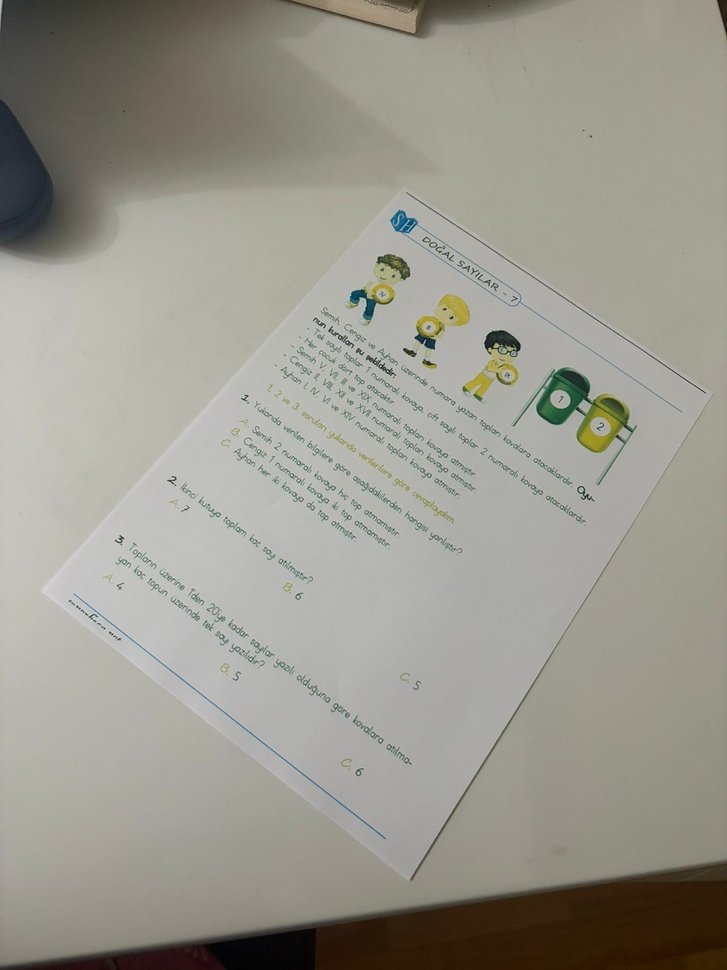
#> input picture input_images/WhatsApp Image 2025-12-12 at 19.45.04.jpeg, 727 x 970 px, shrunk from 1536 x 2048 before the run
$ python -i photo_quality_check.py   (imports and definitions only)   (older library calls are emulated)
#> lines starting #> are read from the running program, lines starting #| are printed output that depends on the picture; after the words box and inside, x2 and y2 are one past the last pixel; in counts of white or black regions, pixels touching at a corner belong together
import cv2
import numpy as np
from dataclasses import dataclass
from typing import List, Dict, Any, Optional


@dataclass
class QualityResult:
    ok: bool
    score: float
    issues: List[str]
    metrics: Dict[str, Any]


def variance_of_laplacian(gray: np.ndarray) -> float:
    """Blur tespiti için yaygın metrik: Laplacian variance."""
    return float(cv2.Laplacian(gray, cv2.CV_64F).var())


def brightness_contrast(gray: np.ndarray) -> tuple[float, float]:
    """Parlaklık (mean) ve kontrast (std)."""
    mean = float(np.mean(gray))
    std = float(np.std(gray))
    return mean, std


def find_paper_contour(image: np.ndarray) -> Optional[np.ndarray]:
    """
    Kağıt konturu tespiti (basit):
    - Edge + kontur
    - 4 köşeye yakın bir kontur bulmaya çalışır
    """
    gray = cv2.cvtColor(image, cv2.COLOR_BGR2GRAY)
    blur = cv2.GaussianBlur(gray, (5, 5), 0)
    edges = cv2.Canny(blur, 50, 150)

    cnts, _ = cv2.findContours(edges, cv2.RETR_LIST, cv2.CHAIN_APPROX_SIMPLE)
    cnts = sorted(cnts, key=cv2.contourArea, reverse=True)[:10]

    for c in cnts:
        peri = cv2.arcLength(c, True)
        approx = cv2.approxPolyDP(c, 0.02 * peri, True)
        if len(approx) == 4:
            return approx
    return None


def contour_area_ratio(image: np.ndarray, contour: np.ndarray) -> float:
    """Kağıt kadraja sığmış mı? Alan oranı ile kabaca kontrol."""
    img_area = image.shape[0] * image.shape[1]
    c_area = cv2.contourArea(contour)
    return float(c_area / img_area) if img_area else 0.0


def check_photo_quality(
    image_bgr: np.ndarray,
    blur_threshold: float = 120.0,
    min_brightness: float = 60.0,
    max_brightness: float = 210.0,
    min_contrast: float = 25.0,
    min_paper_area_ratio: float = 0.35
) -> QualityResult:
    """
    Basit kalite kontrol:
    - blur (laplacian var)
    - brightness/contrast
    - paper contour + alan oranı
    """
    issues: List[str] = []
    metrics: Dict[str, Any] = {}

    gray = cv2.cvtColor(image_bgr, cv2.COLOR_BGR2GRAY)

    # 1) Blur
    blur_score = variance_of_laplacian(gray)
    metrics["blur_laplacian_var"] = blur_score
    if blur_score < blur_threshold:
        issues.append("BLUR_LOW")

    # 2) Brightness / contrast
    mean_b, std_c = brightness_contrast(gray)
    metrics["brightness_mean"] = mean_b
    metrics["contrast_std"] = std_c

    if mean_b < min_brightness:
        issues.append("LIGHT_TOO_DARK")
    if mean_b > max_brightness:
        issues.append("LIGHT_TOO_BRIGHT")
    if std_c < min_contrast:
        issues.append("CONTRAST_LOW")

    # 3) Paper in frame
    paper = find_paper_contour(image_bgr)
    metrics["paper_found"] = paper is not None

    if paper is None:
        issues.append("PAPER_NOT_DETECTED")
        area_ratio = 0.0
    else:
        area_ratio = contour_area_ratio(image_bgr, paper)
        metrics["paper_area_ratio"] = area_ratio
        if area_ratio < min_paper_area_ratio:
            issues.append("PAPER_TOO_SMALL_OR_CROPPED")

    ok = len(issues) == 0


    score = 1.0
    if "BLUR_LOW" in issues:
        score -= 0.35
    if "LIGHT_TOO_DARK" in issues or "LIGHT_TOO_BRIGHT" in issues:
        score -= 0.25
    if "CONTRAST_LOW" in issues:
        score -= 0.15
    if "PAPER_NOT_DETECTED" in issues:
        score -= 0.35
    if "PAPER_TOO_SMALL_OR_CROPPED" in issues:
        score -= 0.25
    score = max(0.0, min(1.0, score))

    return QualityResult(ok=ok, score=score, issues=issues, metrics=metrics)


def map_issues_to_messages(issues: List[str]) -> List[str]:
    msg_map = {
        "BLUR_LOW": "Fotoğraf bulanık görünüyor. Lütfen telefonu sabit tutup yeniden çekiniz.",
        "LIGHT_TOO_DARK": "Işık düşük olduğu için metin okunamıyor. Daha aydınlık ortamda tekrar deneyiniz.",
        "LIGHT_TOO_BRIGHT": "Aşırı parlaklık/yansıma tespit edildi. Kağıdı ışığa göre konumlandırarak yeniden çekiniz.",
        "CONTRAST_LOW": "Kontrast düşük. Daha net görünmesi için daha iyi ışıkta yeniden çekiniz.",
        "PAPER_NOT_DETECTED": "Kağıt algılanamadı. Kağıdın tamamı kadrajda olacak şekilde yeniden deneyiniz.",
        "PAPER_TOO_SMALL_OR_CROPPED": "Kağıt kadraja tam sığmamış veya çok küçük. Daha yakından ve tam çerçevede çekiniz.",
    }
    return [msg_map.get(i, "Fotoğraf kalitesi uygun değil. Lütfen yeniden deneyiniz.") for i in issues]

>>> import cv2
>>> picture = cv2.imread('input_images/WhatsApp Image 2025-12-12 at 19.45.04.jpeg')
#> picture is the input picture: shape (970, 727, 3); mean B, G, R 143, 152.4, 154
>>> result = check_photo_quality(picture)
#> in check_photo_quality, `gray = cv2.cvtColor(image_bgr, cv2.COLOR_BGR2GRAY)`:
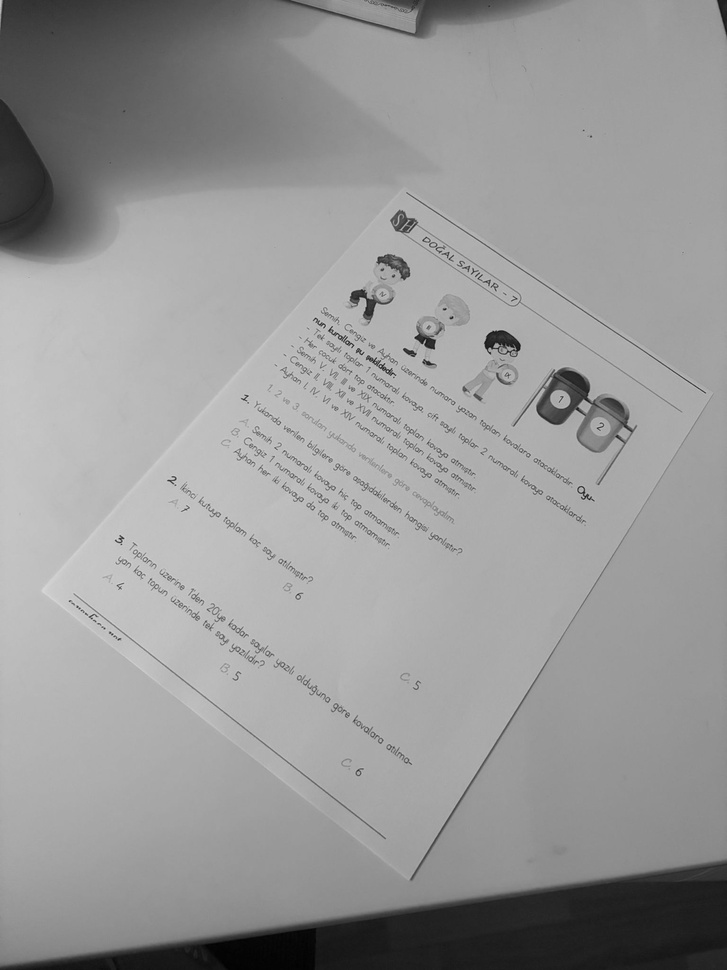
#> gray: shape (970, 727); min 1, max 217, mean 151.8
#> in check_photo_quality, `blur_score = variance_of_laplacian(gray)`: blur_score = 440.1
#> in brightness_contrast, `mean = float(np.mean(gray))`: mean = 151.8
#> in brightness_contrast, `std = float(np.std(gray))`: std = 40.94
#> in check_photo_quality, `mean_b, std_c = brightness_contrast(gray)`: mean_b = 151.8; std_c = 40.94
#> in find_paper_contour, `edges = cv2.Canny(blur, 50, 150)`:
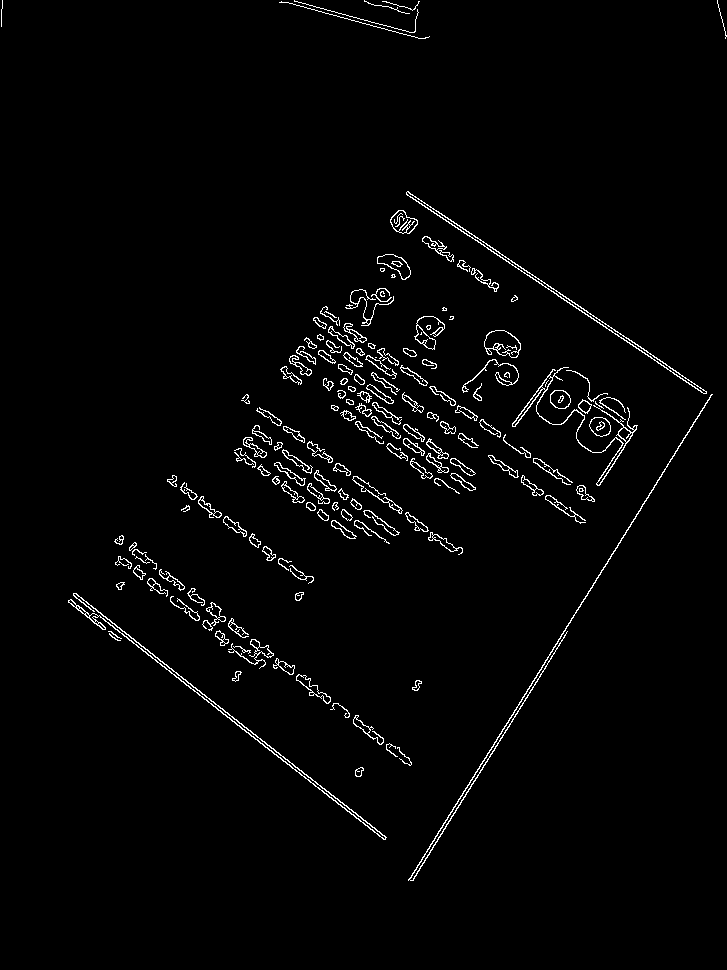
#> edges: shape (970, 727); 2.1% white in thin lines or dots
#> in find_paper_contour, `cnts, _ = cv2.findContours(edges, cv2.RETR_LIST, cv2.CHAIN_APPROX_SIMP..`: cnts = 352 contours, 120 with area under 20; largest, box (x1, y1, x2, y2) and area: (406, 191, 707, 394) 1135, (406, 191, 707, 394) 804, (484, 330, 521, 358) 703, (484, 330, 521, 358) 622, (68, 593, 387, 840) 616
#> in find_paper_contour, `cnts = sorted(cnts, key=cv2.contourArea, reverse=True)[:10]`: cnts = 10 contours; largest, box (x1, y1, x2, y2) and area: (406, 191, 707, 394) 1135, (406, 191, 707, 394) 804, (484, 330, 521, 358) 703, (484, 330, 521, 358) 622, (68, 593, 387, 840) 616
#> the loop in find_paper_contour, `for c in cnts:` made 10 passes
#> peri on passes 3, 4, 6, 8, 9, 10: 123.4, 186.1, 1014.2, 97.84, 82.67, 95.5
#> (peri, approx) on passes 1, 2, 5, 7: (769.7, [[406, 192], [706, 393]]), (767.9, [[406, 192], [706, 392]]), (1766.9, [[73, 593], [385, 839]]), (1858.2, [[712, 394], [408, 880]])

$ run again, on input_images/WhatsApp Image 2025-12-12 at 19.45.05.jpeg
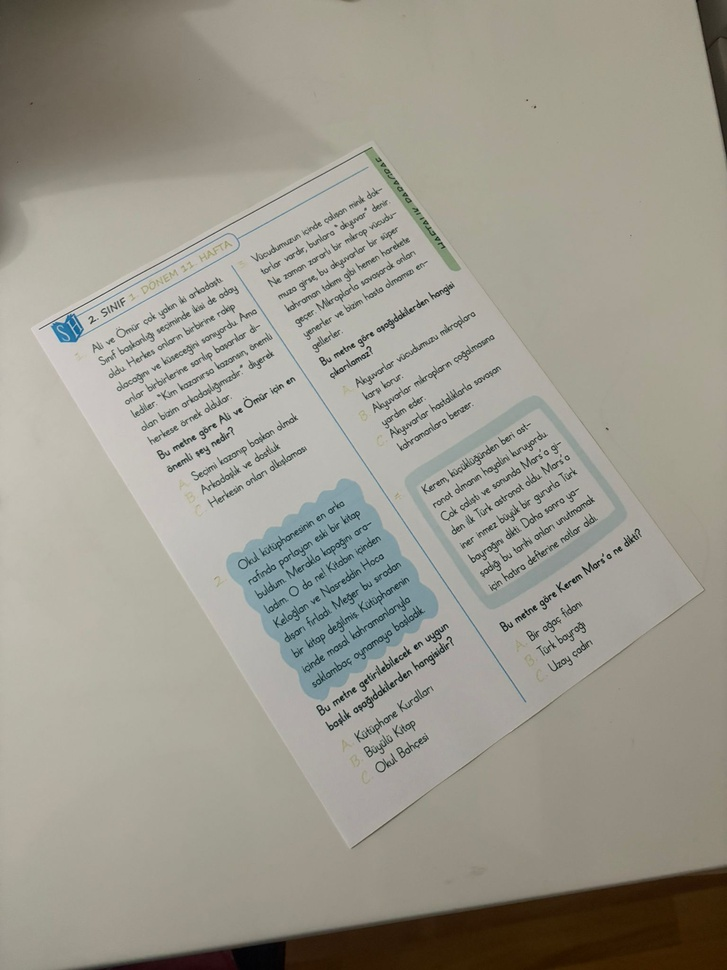
#> input picture input_images/WhatsApp Image 2025-12-12 at 19.45.05.jpeg, 727 x 970 px, shrunk from 1536 x 2048 before the run
#> picture is the input picture: shape (970, 727, 3); mean B, G, R 142.5, 153.1, 156.1
#> in check_photo_quality, `gray = cv2.cvtColor(image_bgr, cv2.COLOR_BGR2GRAY)`:
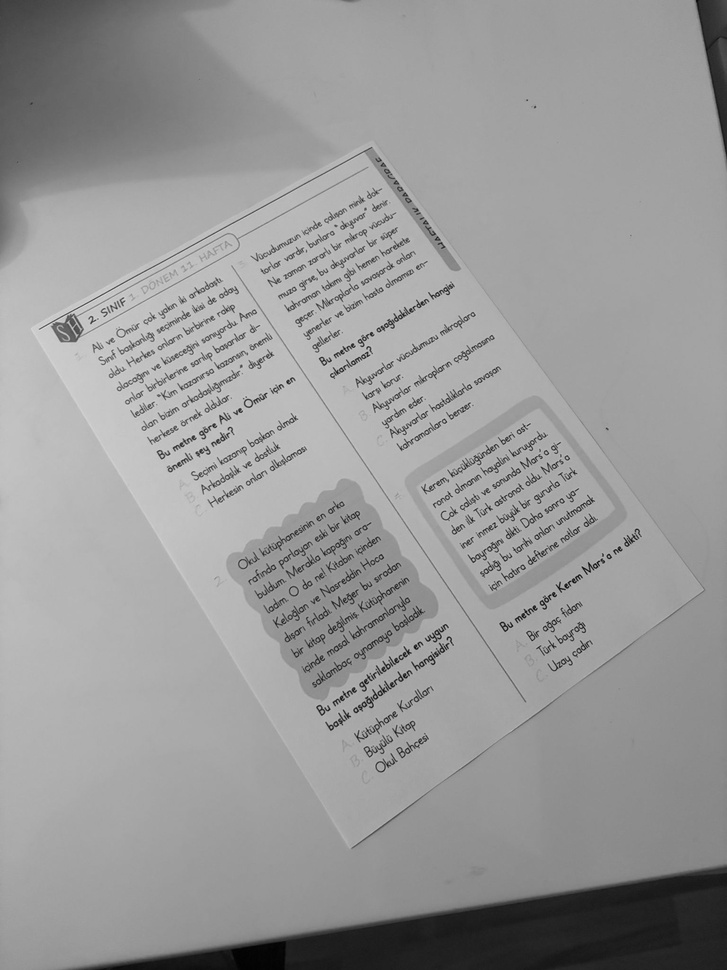
#> gray: shape (970, 727); min 1, max 222, mean 152.7
#> blur_score = 1297.2
#> mean = 152.7
#> std = 36.28
#> mean_b = 152.7; std_c = 36.28
#> in find_paper_contour, `edges = cv2.Canny(blur, 50, 150)`:
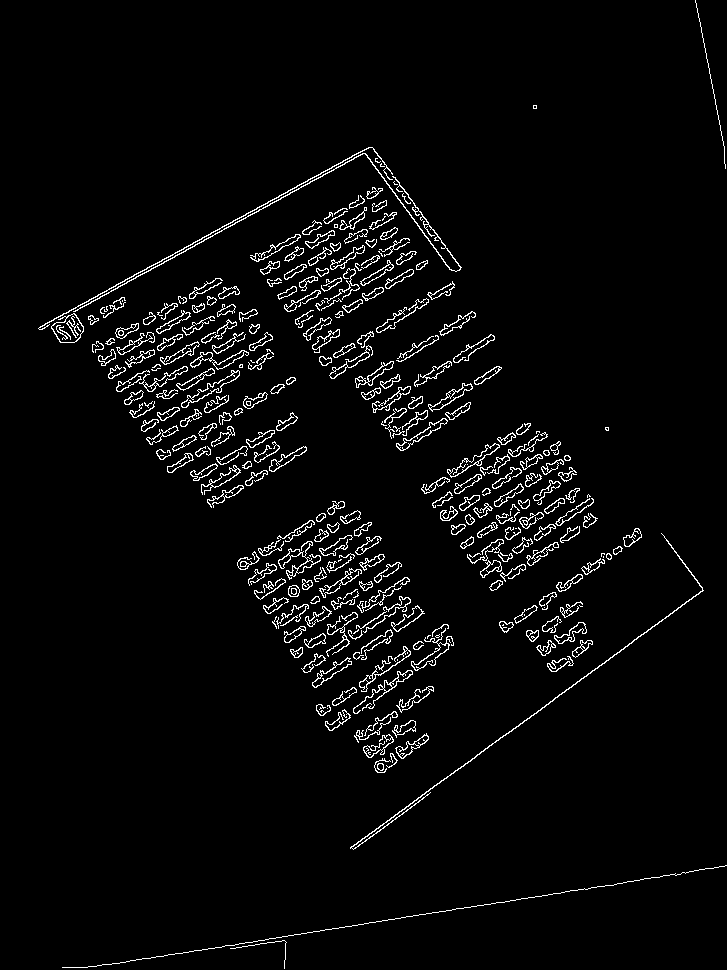
#> edges: shape (970, 727); 3.5% white in thin lines or dots
#> in find_paper_contour, `cnts, _ = cv2.findContours(edges, cv2.RETR_LIST, cv2.CHAIN_APPROX_SIMP..`: cnts = 623 contours, 259 with area under 20; largest, box (x1, y1, x2, y2) and area: (51, 313, 84, 343) 614, (51, 313, 84, 343) 581, (447, 443, 500, 478) 378, (278, 541, 321, 580) 332, (350, 533, 704, 850) 324
#> in find_paper_contour, `cnts = sorted(cnts, key=cv2.contourArea, reverse=True)[:10]`: cnts = 10 contours; largest, box (x1, y1, x2, y2) and area: (51, 313, 84, 343) 614, (51, 313, 84, 343) 581, (447, 443, 500, 478) 378, (278, 541, 321, 580) 332, (350, 533, 704, 850) 324
#> the loop in find_paper_contour, `for c in cnts:` made 5 passes
#> peri on passes 1 to 4: 119.6, 98.57, 165.3, 345.4
#> paper = [[661, 533], [702, 590], [350, 848], [703, 590]]
#> c_area = 157.5
#> area_ratio = 0.000223

$ run again, on input_images/WhatsApp Image 2025-12-12 at 19.45.05 (1).jpeg
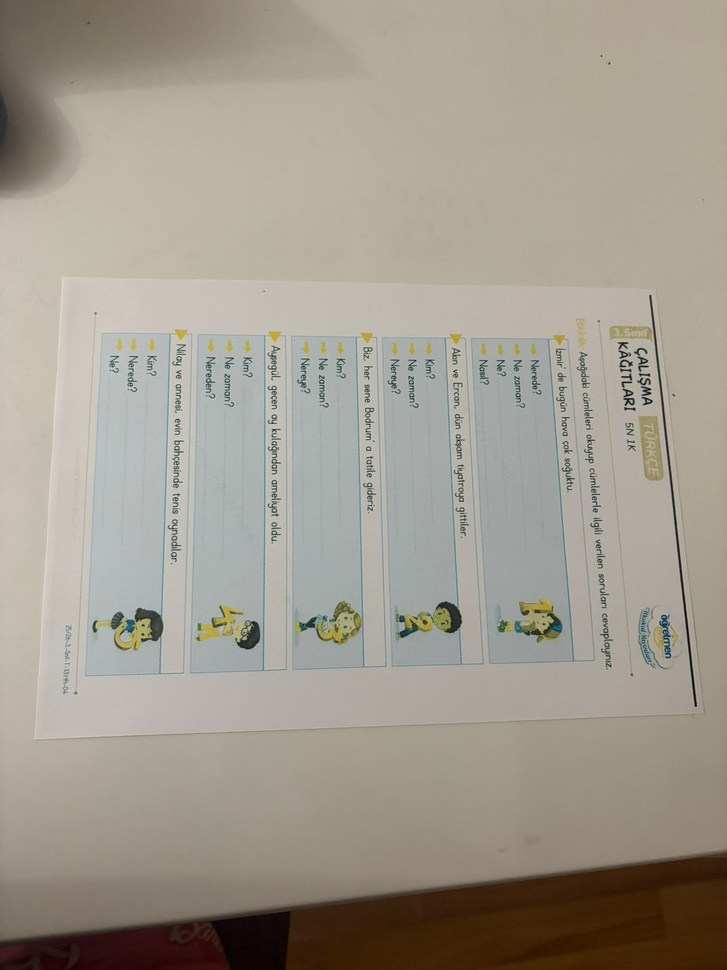
#> input picture input_images/WhatsApp Image 2025-12-12 at 19.45.05 (1).jpeg, 727 x 970 px, shrunk from 1536 x 2048 before the run
#> picture is the input picture: shape (970, 727, 3); mean B, G, R 142.7, 155.1, 161.1
#> in check_photo_quality, `gray = cv2.cvtColor(image_bgr, cv2.COLOR_BGR2GRAY)`:
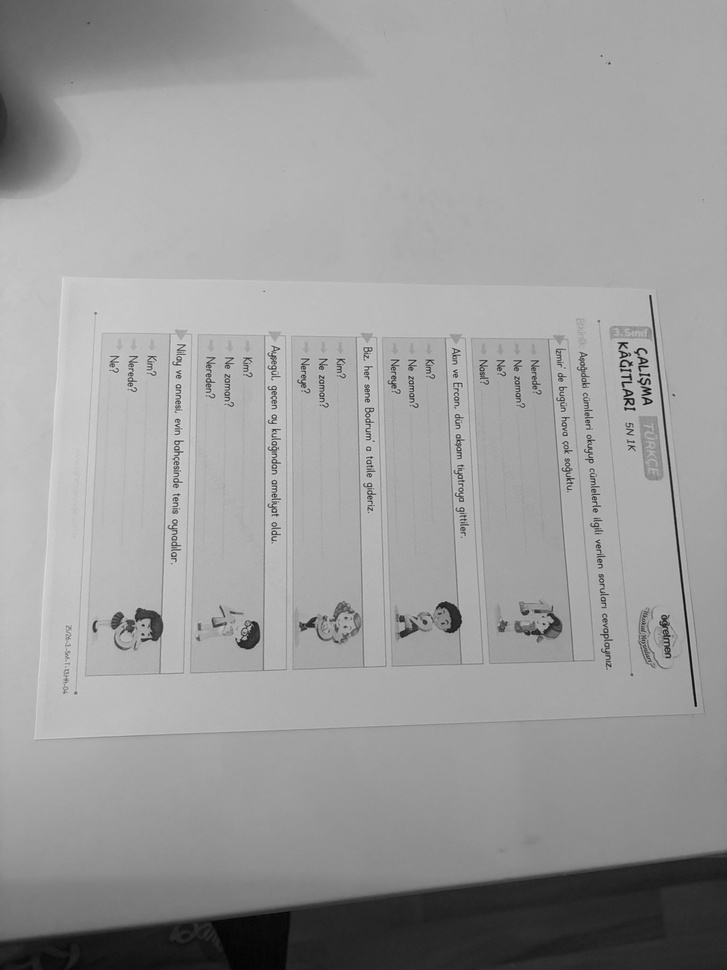
#> gray: shape (970, 727); min 3, max 220, mean 155.4
#> blur_score = 423.6
#> mean = 155.4
#> std = 40.82
#> mean_b = 155.4; std_c = 40.82
#> in find_paper_contour, `edges = cv2.Canny(blur, 50, 150)`:
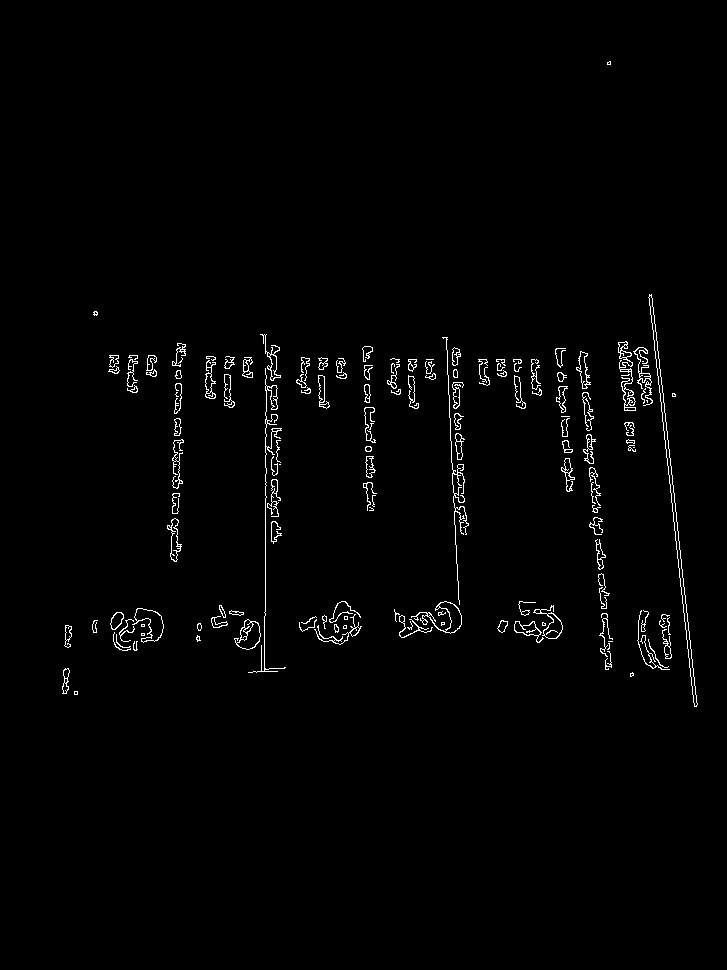
#> edges: shape (970, 727); 1.4% white in thin lines or dots, all inside (x1, y1, x2, y2) = (62, 61, 698, 707)
#> in find_paper_contour, `cnts, _ = cv2.findContours(edges, cv2.RETR_LIST, cv2.CHAIN_APPROX_SIMP..`: cnts = 274 contours, 145 with area under 20; largest, box (x1, y1, x2, y2) and area: (648, 294, 698, 707) 1218, (648, 295, 698, 707) 1215, (132, 608, 164, 643) 512, (234, 619, 261, 650) 486, (134, 608, 164, 643) 486
#> in find_paper_contour, `cnts = sorted(cnts, key=cv2.contourArea, reverse=True)[:10]`: cnts = 10 contours; largest, box (x1, y1, x2, y2) and area: (648, 294, 698, 707) 1218, (648, 295, 698, 707) 1215, (132, 608, 164, 643) 512, (234, 619, 261, 650) 486, (134, 608, 164, 643) 486
#> the loop in find_paper_contour, `for c in cnts:` made 10 passes
#> peri on passes 3 to 10: 154.7, 114.9, 139.1, 288.9, 100.3, 90.08, 164.4, 80.08
